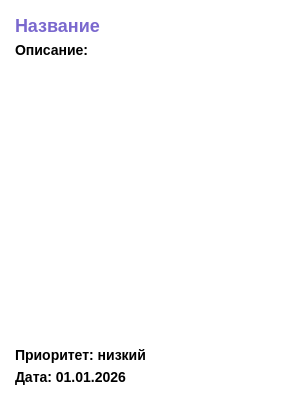
<?xml version="1.0" encoding="UTF-8"?>
<ui version="4.0">
 <class>Dialog</class>
 <widget class="QDialog" name="Dialog">
  <property name="geometry">
   <rect>
    <x>0</x>
    <y>0</y>
    <width>300</width>
    <height>400</height>
   </rect>
  </property>
  <property name="windowTitle">
   <string>Задача</string>
  </property>
  <property name="styleSheet">
   <string notr="true">QDialog {
    background-color: #ffffff;
}
QLabel {
    color: #000000;
    font-weight: bold;
    font-size: 14px;
}
QLabel#lblTaskName {
    font-size: 18px;
    color: #7a68ce;
}
QTextBrowser {
    background-color: #ffffff;
    color: #000000;
    border: none;
    font-size: 14px;
}</string>
  </property>
  <layout class="QVBoxLayout" name="verticalLayout">
   <property name="leftMargin">
    <number>15</number>
   </property>
   <property name="topMargin">
    <number>15</number>
   </property>
   <property name="rightMargin">
    <number>15</number>
   </property>
   <property name="bottomMargin">
    <number>15</number>
   </property>
   <item>
    <widget class="QLabel" name="lblTaskName">
     <property name="text">
      <string>Название</string>
     </property>
    </widget>
   </item>
   <item>
    <widget class="QLabel" name="label">
     <property name="text">
      <string>Описание:</string>
     </property>
    </widget>
   </item>
   <item>
    <widget class="QTextBrowser" name="lblDesc"/>
   </item>
   <item>
    <widget class="QLabel" name="lblPriority">
     <property name="text">
      <string>Приоритет: низкий</string>
     </property>
    </widget>
   </item>
   <item>
    <widget class="QLabel" name="lblDate">
     <property name="text">
      <string>Дата: 01.01.2026</string>
     </property>
    </widget>
   </item>
  </layout>
 </widget>
 <resources/>
 <connections/>
</ui>
